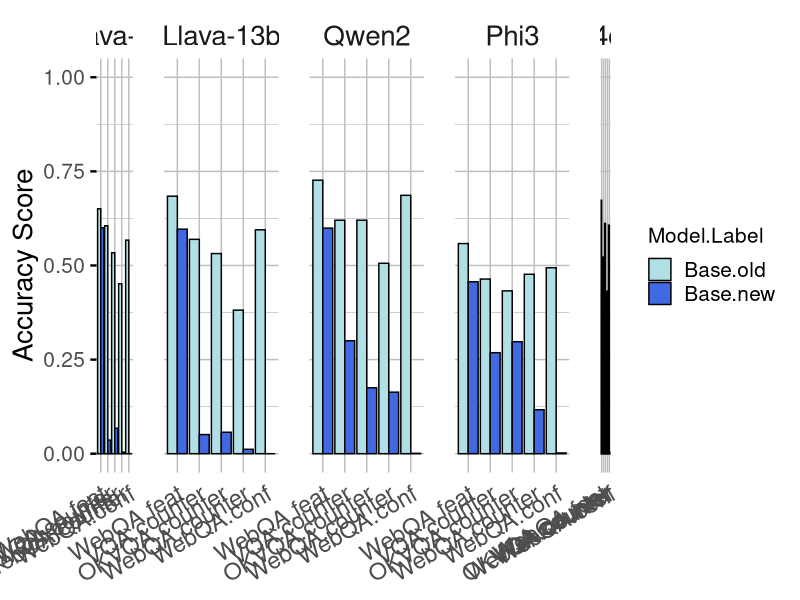

Write the R code that produced this figure.
# Load necessary libraries
library(ggplot2)
library(dplyr)
library(tidyr)
library(cowplot)  # For combining individual plots

# Load your dataset (ensure this path is correct for your data file)
data <- read.csv("data/all_results_base_formatted.csv")


data_long <- data %>%
  pivot_longer(cols = starts_with("img_"),
               names_to = "label_type",
               values_to = "accuracy") %>%
  mutate(label_type = gsub("img_|label_", "", label_type)) %>%
  separate(label_type, into = c("image_type", "label_type"), sep = "\\.") %>%
  mutate(
    image_type = factor(image_type, levels = c("old", "new")),
    label_type = factor(label_type, levels = c("old", "new")),
    model = ifelse(finetuned == 1, "Finetuned", "Base"),
    model_type = model_path  # Ensure model_type is available for filtering
  )

# Now filter for the specific combinations you care about
data_long <- data_long %>%
  filter(
    (model == "Base" & image_type == "old" & label_type == "old") |
      (model == "Base" & image_type == "new" & label_type == "new")
  )

# Create a new column for grouping by combination of dataset and type
data_long$dataset_type <- interaction(data_long$dataset, data_long$type)

data_long <- data_long %>%
  mutate(dataset_type = interaction(dataset, type)) %>%
  mutate(dataset_type = factor(dataset_type, levels = c(
    "WebQA.feat",
    "VQA.counter",
    "OKVQA.counter",
    "WebQA.counter",
    "WebQA.conf"
  )))  # Set custom order for x-axis


# Filter data for baseline models only
data_baseline <- data_long %>%
  filter(model == "Base") %>%
  filter(label_type %in% c("old", "new"))

# Adjust the model_label_combination factor to only include Base categories
data_baseline$model_label_combination <- factor(paste(data_baseline$model, data_baseline$label_type, sep = "."), 
                                                levels = c("Base.old", "Base.new"))

# Update unique model types for the baseline plot
model_types_baseline <- unique(data_baseline$model_type)

# Function to create individual plots with only baseline models
create_baseline_plot <- function(data, show_y_axis = TRUE, show_legend = FALSE) {
  p <- ggplot(data, aes(x = dataset_type, y = accuracy, fill = model_label_combination)) +
    geom_bar(stat = "identity", position = "dodge", color = "black") +
    scale_fill_manual(values = c("Base.old" = "powderblue", 
                                 "Base.new" = "royalblue")) +
    labs(x = NULL, y = if (show_y_axis) "Accuracy Score" else NULL, fill = if (show_legend) "Model.Label" else NULL) +
    scale_y_continuous(limits = c(0, 1)) +
    theme_minimal(base_size = 18) +
    theme(axis.text.x = element_text(angle = 30, hjust = 1, vjust=1, size=17),
          axis.title.x = element_blank(),
          axis.title.y = if (show_y_axis) element_text(size = 20) else element_blank(),
          axis.text.y = if (show_y_axis) element_text(size = 15) else element_blank(),
          axis.ticks.y = if (show_y_axis) element_line(color = "black") else element_blank(),
          panel.grid.major = element_line(color = "gray", size = 0.5),
          panel.grid.minor = element_line(color = "gray", size = 0.25),
          strip.text = element_text(size = 20),
          panel.spacing.x = unit(1, "lines"),
          legend.title = element_text(size = 15),  # Increase legend title size
          legend.text = element_text(size = 15),   # Increase legend text size
          legend.position = if (show_legend) "right" else "none") +  # Conditionally show legend
    facet_wrap(~model_type, scales = "free_y", nrow = 1)
  return(p)
}

# Generate individual plots with conditional width for the final plot
plots_baseline <- lapply(1:length(model_types_baseline), function(i) {
  data_subset <- data_baseline %>% filter(model_type == model_types_baseline[i])
  create_baseline_plot(data_subset, 
                       show_y_axis = (i == 1), 
                       show_legend = (i == length(model_types_baseline)))  # Show legend only on the last plot
})

# Combine the plots horizontally with adjusted widths
plot_widths_baseline <- rep(1, length(plots_baseline))  # Default width for all plots
plot_widths_baseline[length(plots_baseline)] <- 1.5  # Make the last plot wider to account for the legend

combined_plot_baseline <- plot_grid(plotlist = plots_baseline, nrow = 1, align = "h", rel_widths = plot_widths_baseline)

# Display the combined plot for baseline models
print(combined_plot_baseline)


